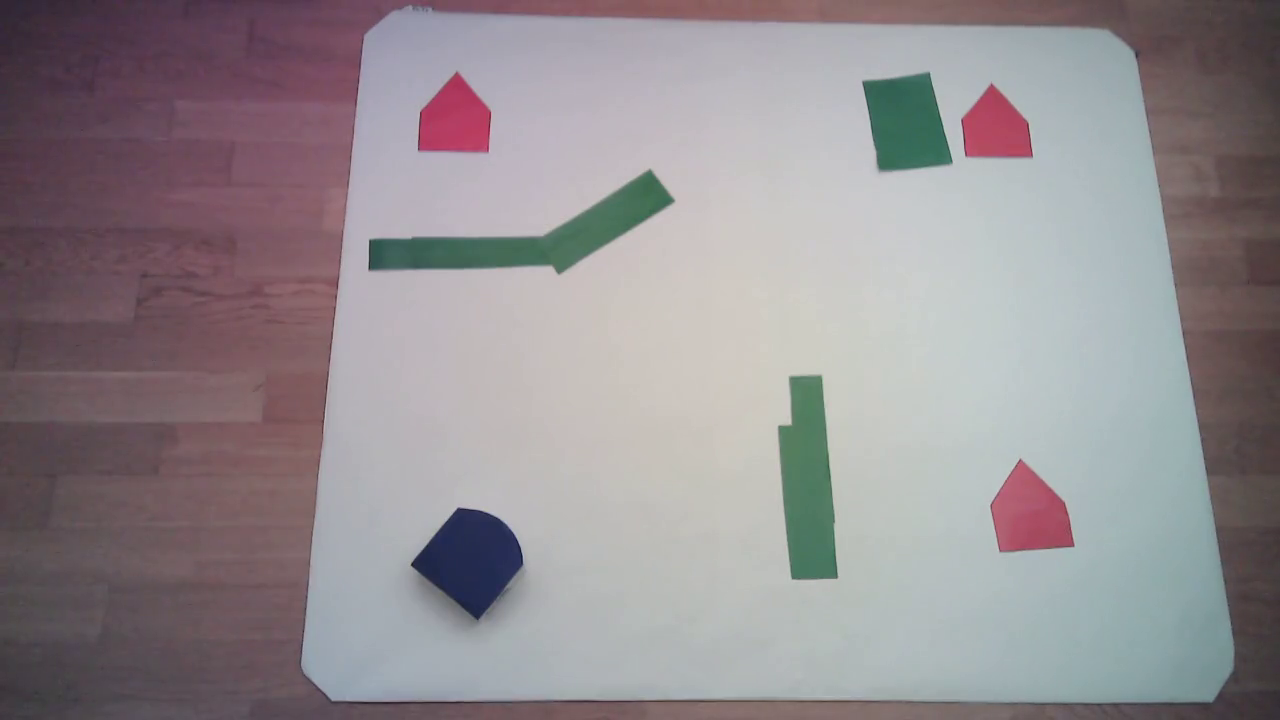
#> input picture frame 27 of full code/new4.mp4, 1280 x 720 px, given in place of robot.mp4, which was not available
$ python contours.py
#> lines starting #> are read from the running program, lines starting #| are printed output that depends on the picture; after the words box and inside, x2 and y2 are one past the last pixel; in counts of white or black regions, pixels touching at a corner belong together; pictures that were not available may be replaced by others from this repository, and a replacement may not be noted
"""Inputs : -video capture of real-time frames (for now, for testing not real time)
   Outputs : -boundary of robot
             -centroid of robot
             -obstacles boundaries
             -corner locations ? -->polygon/visibility graph
             -map boundary
             -objective boundaries
             -cropped image with things for visualization


             -dilate obstacles
             -erode map boundary
             -find direction of the robot
             -visibility graph


"""


from cv2 import cv2 as cv
import numpy as np
from matplotlib import pyplot as plt
from shapely.geometry import CAP_STYLE, JOIN_STYLE
from shapely.geometry import LineString
from shapely.geometry import Polygon


def polygon(c):
    # approximate the contour
    peri = cv.arcLength(c, True)
    approx = cv.approxPolyDP(c, 0.005 * peri, True)
    return approx

# Test if it is the first frame of video
is_frame_one = 1

plt.ion()
fig = plt.figure()

polygon_obstacle_list = []
map_boundary = []
target_list = []
start = []


capture = cv.VideoCapture('robot.mp4')
while True:
    isTrue, frame = capture.read() # Reads video frame by frame
#> frame is the input picture: shape (720, 1280, 3); mean B, G, R 144.4, 140.8, 147.3

    # Thresholds found by getting the pixel colors on many points
    lower_blue = np.array([50,30,20])
    upper_blue = np.array([90,55,50])

    lower_red = np.array([80,50,165])
    upper_red = np.array([170,150,210])

    lower_green = np.array([50,85,35])
    upper_green = np.array([110,130,85])

    lower_white = np.array([150,150,120])
    upper_white = np.array([200,200,200])


    # Blurring to suppress noise
    blurred_frame = cv.GaussianBlur(frame, (5,5),0)
    mask_white = cv.inRange( blurred_frame, lower_white, upper_white)
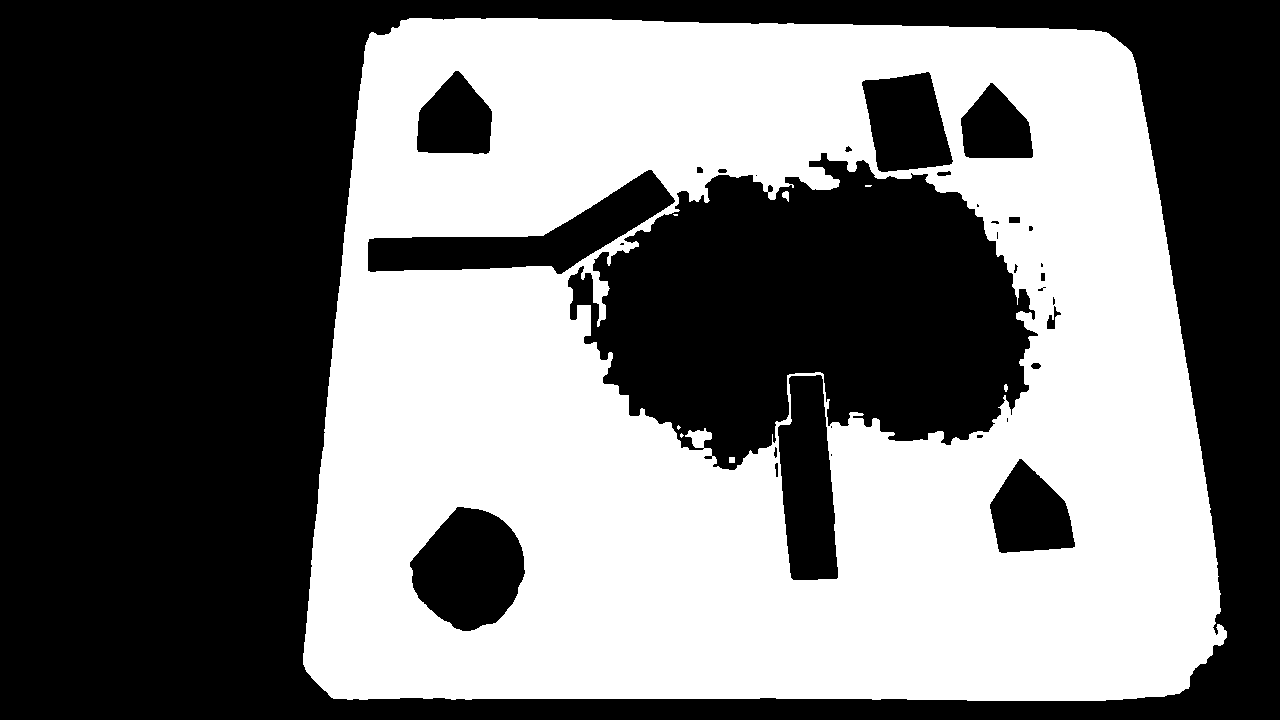
#> mask_white: shape (720, 1280); 46.2% white; 8 white regions (4 under 20 px)
    contours_white, _= cv.findContours(mask_white, cv.RETR_TREE, cv.CHAIN_APPROX_NONE)
#> contours_white = 43 contours, 15 with area under 20; largest, box (x1, y1, x2, y2) and area: (303, 18, 1227, 701) 571996, (567, 152, 1039, 471) 97038, (367, 169, 676, 275) 11540, (409, 506, 526, 632) 10312, (777, 374, 839, 581) 9442

    # Finding biggest white contour thanks to the area
    if is_frame_one == 1:
        mask_white = cv.inRange( blurred_frame, lower_white, upper_white)
        contours_white, _= cv.findContours(mask_white, cv.RETR_TREE, cv.CHAIN_APPROX_NONE)
        c = max(contours_white, key = cv.contourArea)
#> c = contour of 2969 points, box (x1, y1, x2, y2) (303, 18, 1227, 701), area 571996
        x_rect,y_rect,w_rect,h_rect = cv.boundingRect(c)
#> x_rect = 303; y_rect = 18; w_rect = 924; h_rect = 683

    blurred_frame = blurred_frame[y_rect:y_rect+h_rect,x_rect:x_rect+w_rect]
#> blurred_frame: shape (683, 924, 3)
    frame = frame[y_rect:y_rect+h_rect,x_rect:x_rect+w_rect]
#> frame: shape (683, 924, 3)

    plt.xlim(0,w_rect)
    plt.ylim(0, h_rect)
    plt.gca().invert_yaxis()

    # Creating masks
    mask_blue = cv.inRange( blurred_frame, lower_blue, upper_blue)
#> mask_blue: shape (683, 924); 1.1% white; 1 white region, box (x1, y1, x2, y2) and area: (110, 492, 219, 600) 6961
    mask_green = cv.inRange( blurred_frame, lower_green, upper_green)
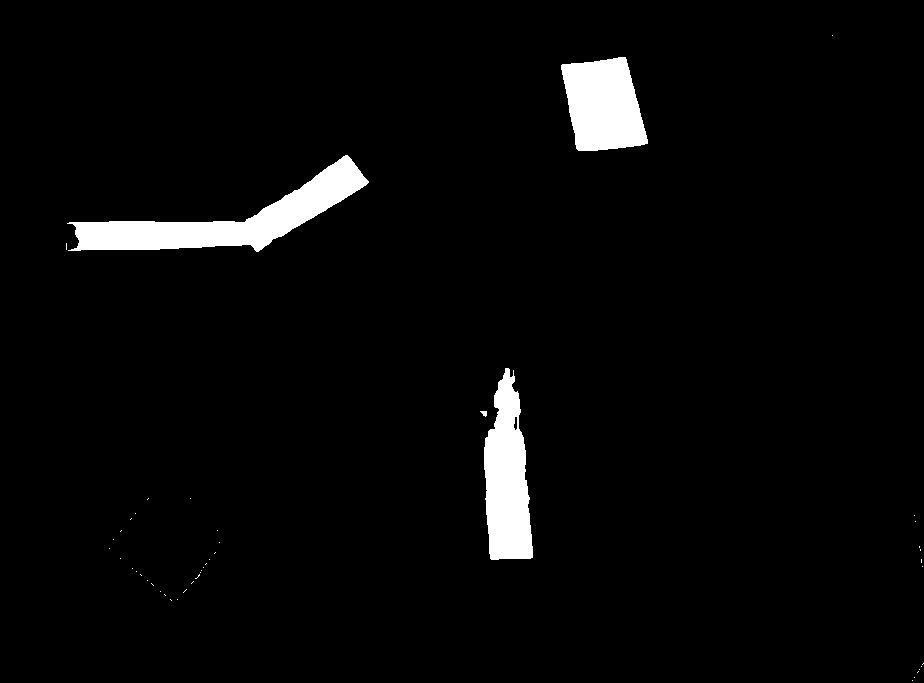
#> mask_green: shape (683, 924); 3.5% white; 46 white regions (42 under 20 px), largest, box (x1, y1, x2, y2) and area: (67, 155, 369, 252) 8998, (484, 368, 533, 560) 6556, (561, 57, 648, 151) 6136, (480, 411, 487, 417) 27
    mask_red = cv.inRange( blurred_frame, lower_red, upper_red)
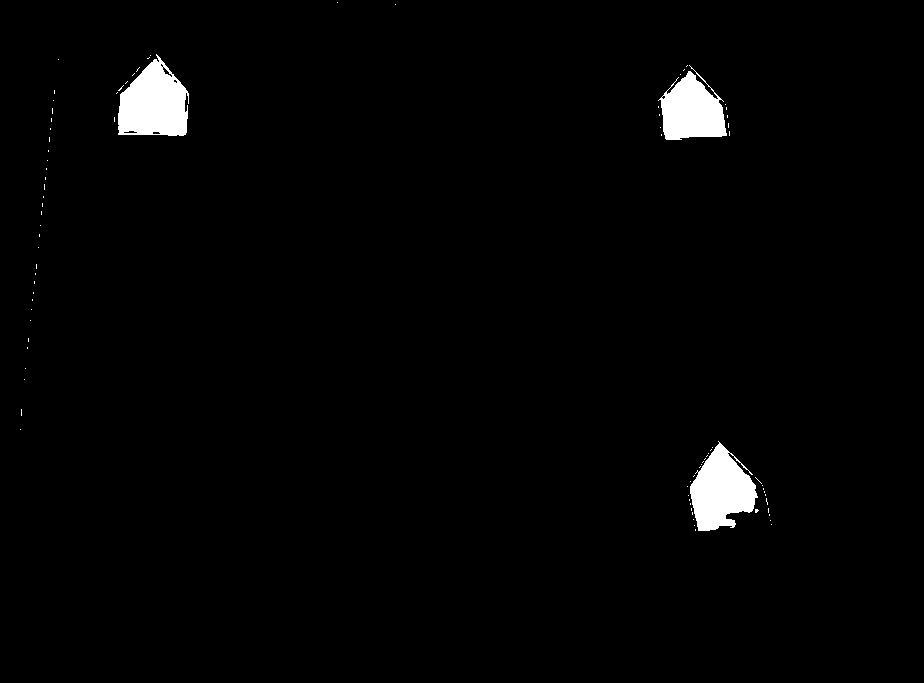
#> mask_red: shape (683, 924); 1.8% white; 86 white regions (83 under 20 px), largest, box (x1, y1, x2, y2) and area: (118, 54, 189, 136) 4052, (690, 441, 758, 531) 3767, (658, 65, 727, 140) 3215
    mask_white = cv.inRange( blurred_frame, lower_white, upper_white)
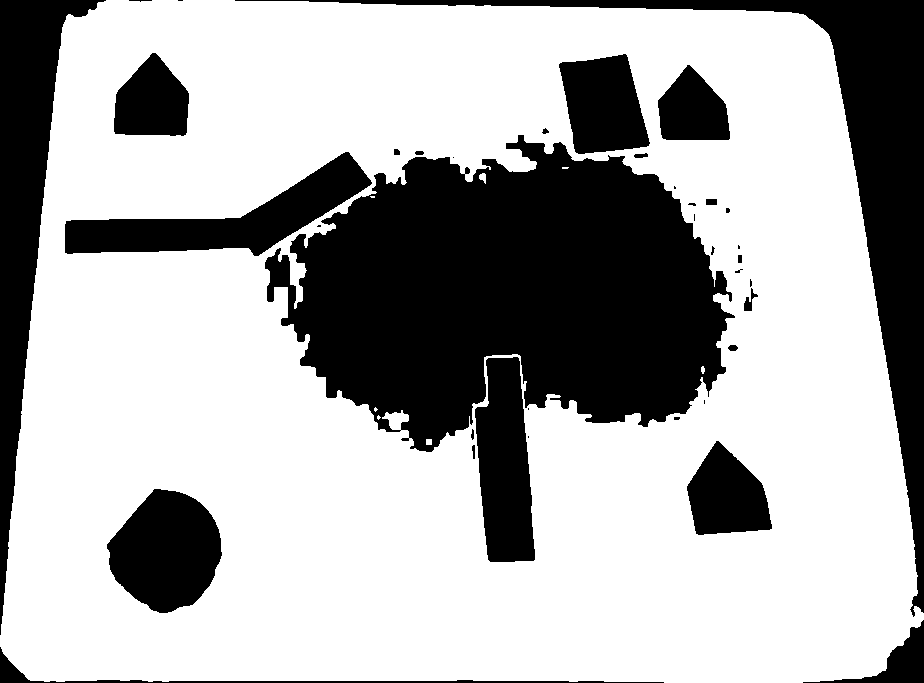
#> mask_white: shape (683, 924); 67.5% white; 38 black regions (15 under 20 px)

    # Finding contours for each mask
    contours_white, _ = cv.findContours(mask_white, cv.RETR_TREE, cv.CHAIN_APPROX_NONE)
#> contours_white = 43 contours, 15 with area under 20; largest, box (x1, y1, x2, y2) and area: (0, 0, 924, 683) 571996, (264, 134, 736, 453) 97038, (64, 151, 373, 257) 11540, (106, 488, 223, 614) 10312, (474, 356, 536, 563) 9442
    contours_red, _ = cv.findContours(mask_red, cv.RETR_TREE, cv.CHAIN_APPROX_NONE)
#> contours_red = 92 contours, 86 with area under 20; largest, box (x1, y1, x2, y2) and area: (118, 54, 189, 136) 3982, (690, 441, 758, 531) 3612, (658, 65, 727, 140) 3060, (162, 66, 173, 78) 39, (123, 130, 138, 134) 31, (152, 131, 161, 135) 20
    contours_green, _ = cv.findContours(mask_green, cv.RETR_TREE, cv.CHAIN_APPROX_NONE)
#> contours_green = 47 contours, 43 with area under 20; largest, box (x1, y1, x2, y2) and area: (67, 155, 369, 252) 8673, (484, 368, 533, 560) 6358, (561, 57, 648, 151) 5983, (513, 416, 518, 431) 42
    contours_blue, _ = cv.findContours(mask_blue, cv.RETR_TREE, cv.CHAIN_APPROX_NONE)
#> contours_blue = 1 contour; box (x1, y1, x2, y2) and area: (110, 492, 219, 600) 6831

    c = max(contours_white, key = cv.contourArea)
#> c = contour of 2969 points, box (x1, y1, x2, y2) (0, 0, 924, 683), area 571996
    cv.drawContours(frame, c, -1, (255,255,255),3)
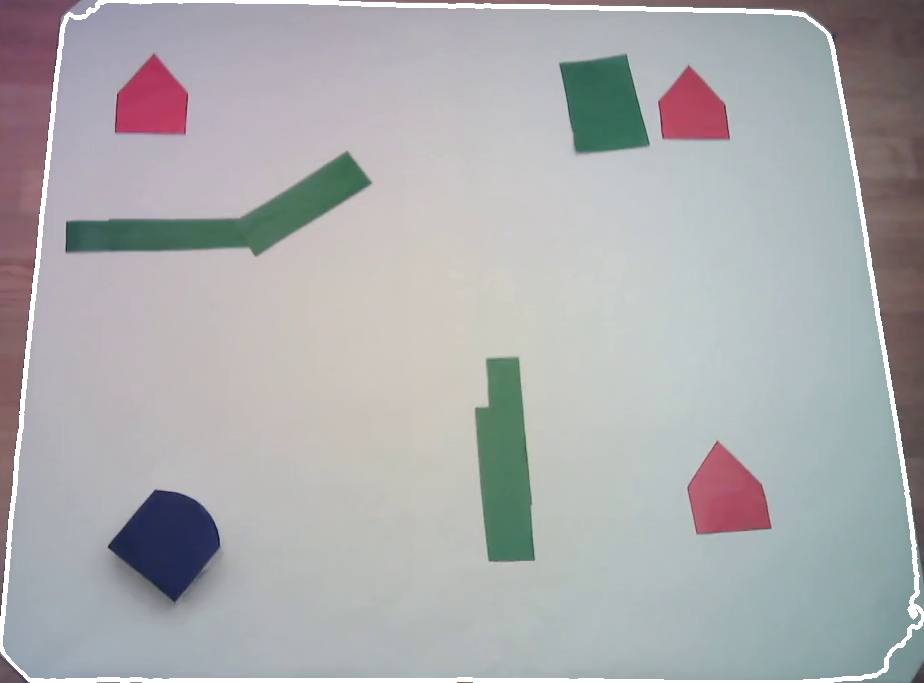
#> frame: shape (683, 924, 3); mean B, G, R 174, 172.1, 171.8


    for contour_red in contours_red:
        area = cv.contourArea(contour_red)
        if area > 8000:
            M = cv.moments(contour_red)
            if M['m00'] != 0:
                cx = int(M['m10']/M['m00'])
                cy = int(M['m01']/M['m00'])
            if is_frame_one == 1 :
                plt.plot(cx,cy,'ro')
                target_list.append([cx,cy])
            cv.circle(frame, (cx, cy), 7, (0,0,255), -1)
            cv.drawContours(frame, contour_red, -1, (0,0,255),3)
#> this loop made 92 passes
#> area on pass 31: 3612
#> after the loop, target_list = []


    for contour_blue in contours_blue:
        area = cv.contourArea(contour_blue)

        if area > 8000:
            (x,y),radius = cv.minEnclosingCircle(contour_blue)
            center = (int(x),int(y))
            radius = int(radius+0.2*radius)
            cv.drawContours(frame,contours_blue, -1, [255,0,0],3)
            cv.circle(frame,center,radius,(255,0,0),2)
            cv.circle(frame, center, 7, (255, 0, 0), -1)
            plt.plot(x,y,'bo')
            if is_frame_one == 1:
                start.append(center)
#> this loop made 1 pass
#> area on pass 1: 6831
#> after the loop, start = []


    for contour_green in contours_green:
        area = cv.contourArea(contour_green)
        if is_frame_one == 1 :
            if area > 8000:
                pts = np.squeeze(polygon(contour_green))
                pol = Polygon(pts)
#> (the run stopped early here; a loop or call above may not have finished)

$ run again, starting later in the video
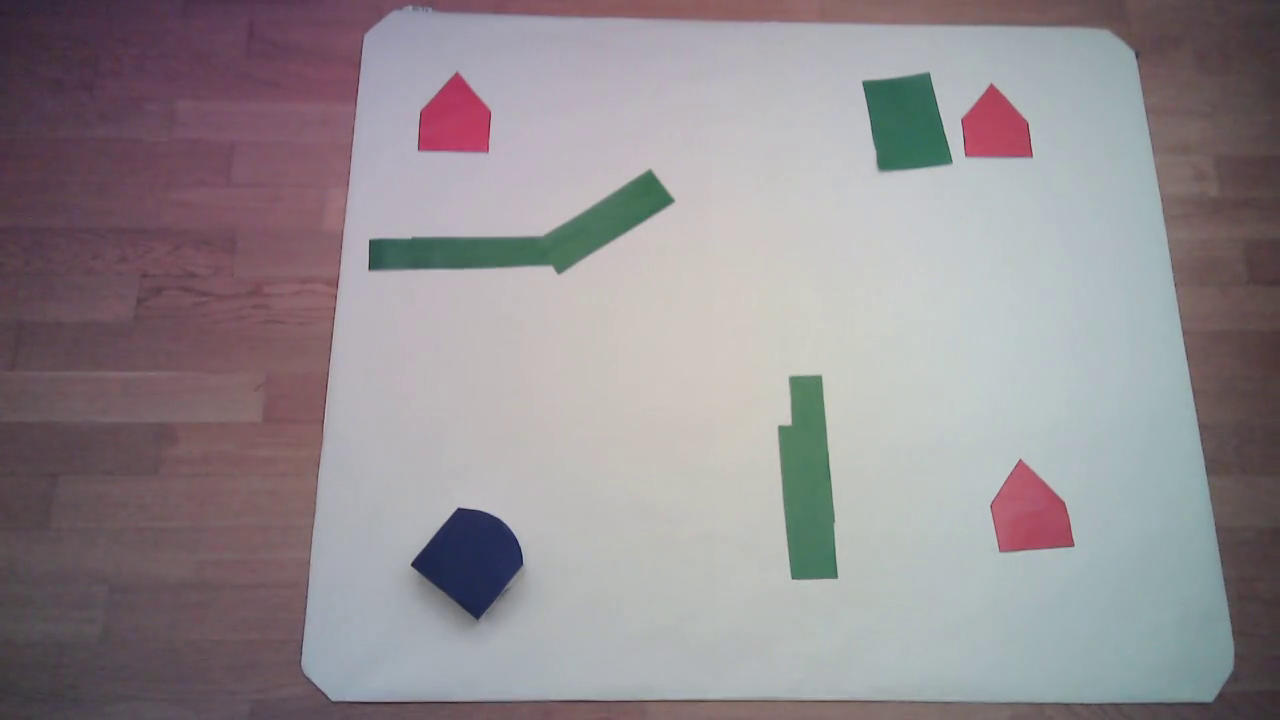
#> input picture frame 124 of full code/new4.mp4, 1280 x 720 px, given in place of robot.mp4, which was not available
#> frame is the input picture: shape (720, 1280, 3); mean B, G, R 144.4, 140.6, 147.3
#> `mask_white = cv.inRange( blurred_frame, lower_white, upper_white)`:
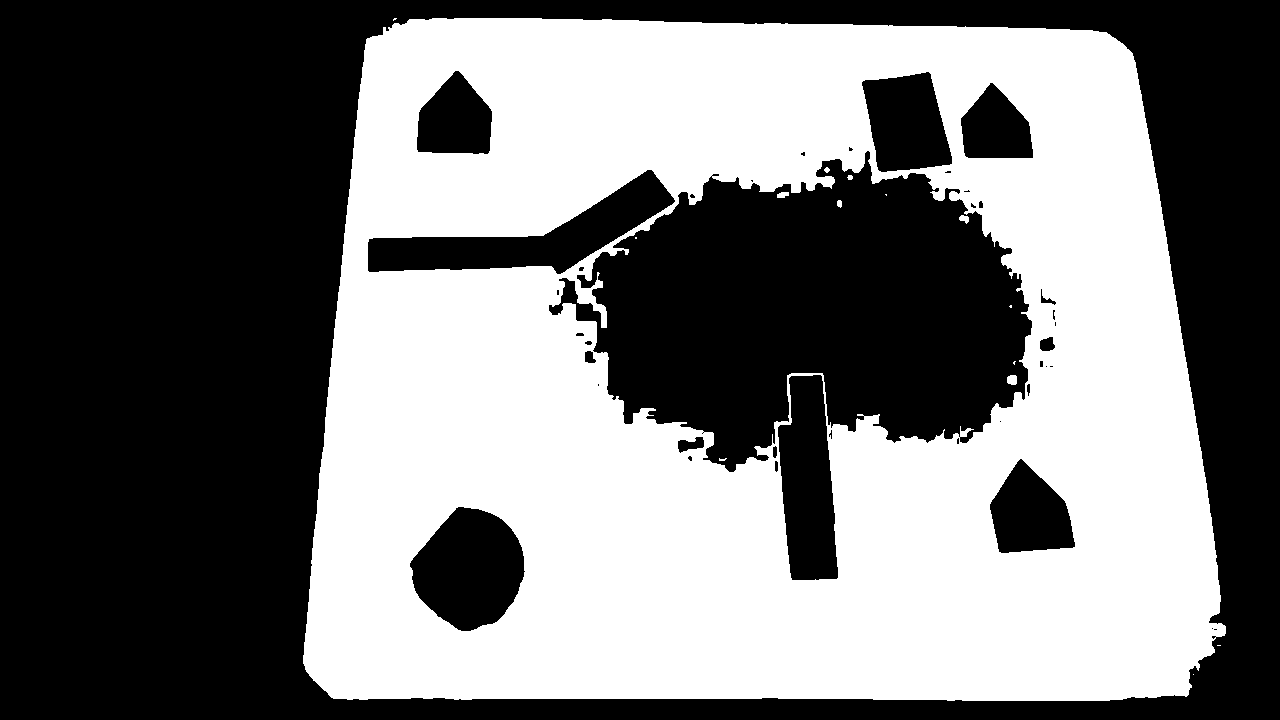
#> mask_white: shape (720, 1280); 46.2% white; 15 white regions (8 under 20 px)
#> `contours_white, _= cv.findContours(mask_white, cv.RETR_TREE, cv.CHAIN_..`: contours_white = 58 contours, 27 with area under 20; largest, box (x1, y1, x2, y2) and area: (303, 18, 1226, 701) 571928, (548, 150, 1033, 473) 96871, (367, 169, 676, 275) 11523, (409, 506, 526, 632) 10269, (777, 374, 839, 581) 9452
#> `c = max(contours_white, key = cv.contourArea)`: c = contour of 2989 points, box (x1, y1, x2, y2) (303, 18, 1226, 701), area 571928
#> x_rect = 303; y_rect = 18; w_rect = 923; h_rect = 683
#> mask_blue: shape (683, 923); 1.1% white; 1 white region, box (x1, y1, x2, y2) and area: (110, 492, 219, 600) 6954
#> mask_green: shape (683, 923); 3.5% white; 47 white regions (43 under 20 px), largest, box (x1, y1, x2, y2) and area: (68, 155, 369, 252) 8970, (483, 368, 533, 560) 6682, (561, 57, 648, 151) 6140, (479, 411, 487, 417) 34
#> mask_red: shape (683, 923); 1.8% white; 93 white regions (90 under 20 px), largest, box (x1, y1, x2, y2) and area: (118, 54, 189, 136) 3996, (690, 441, 760, 531) 3778, (658, 65, 727, 140) 3225
#> `contours_white, _ = cv.findContours(mask_white, cv.RETR_TREE, cv.CHAIN..`: contours_white = 58 contours, 27 with area under 20; largest, box (x1, y1, x2, y2) and area: (0, 0, 923, 683) 571928, (245, 132, 730, 455) 96871, (64, 151, 373, 257) 11523, (106, 488, 223, 614) 10269, (474, 356, 536, 563) 9452
#> contours_red = 97 contours, 92 with area under 20; largest, box (x1, y1, x2, y2) and area: (118, 54, 189, 136) 3854, (690, 441, 760, 531) 3632, (658, 65, 727, 140) 3101, (666, 83, 676, 95) 36, (152, 131, 161, 135) 20
#> contours_green = 50 contours, 44 with area under 20; largest, box (x1, y1, x2, y2) and area: (68, 155, 369, 252) 8644, (483, 368, 533, 560) 6556, (561, 57, 648, 151) 5987, (511, 413, 518, 441) 98, (493, 430, 499, 438) 33, (479, 411, 487, 417) 24
#> contours_blue = 1 contour; box (x1, y1, x2, y2) and area: (110, 492, 219, 600) 6822
#> `c = max(contours_white, key = cv.contourArea)`: c = contour of 2989 points, box (x1, y1, x2, y2) (0, 0, 923, 683), area 571928
#> `cv.drawContours(frame, c, -1, (255,255,255),3)`:
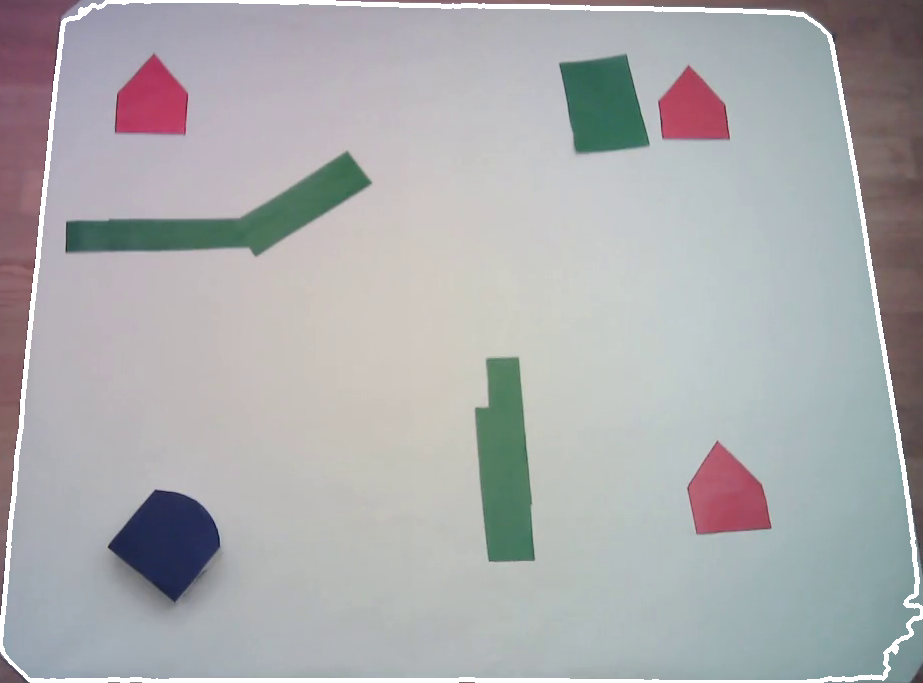
#> frame: shape (683, 923, 3); mean B, G, R 174, 172.1, 171.7
#> the loop `for contour_red in contours_red:` made 97 passes
#> area on pass 33: 3631.5
#> after the loop `for contour_red in contours_red:`: target_list = []
#> the loop `for contour_blue in contours_blue:` made 1 pass
#> area on pass 1: 6822.5
